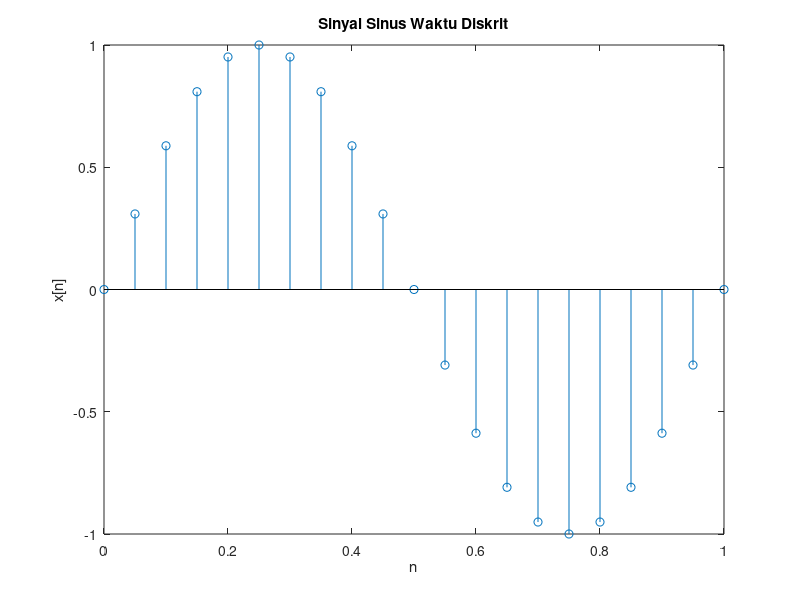

Write MATLAB code to recreate this figure.
Fs=20;          % Freq Sampling
t=0:1/Fs:1;     % Normalization Process
f=1;
A=1;
x=A*sin(2*pi*f*t);
stem(t,x)
title('Sinyal Sinus Waktu Diskrit')
xlabel('n')
ylabel('x[n]')